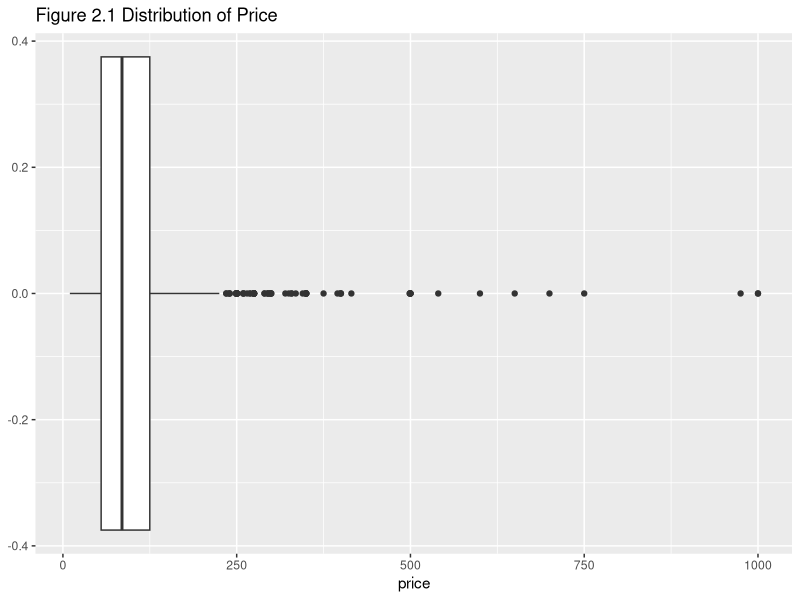
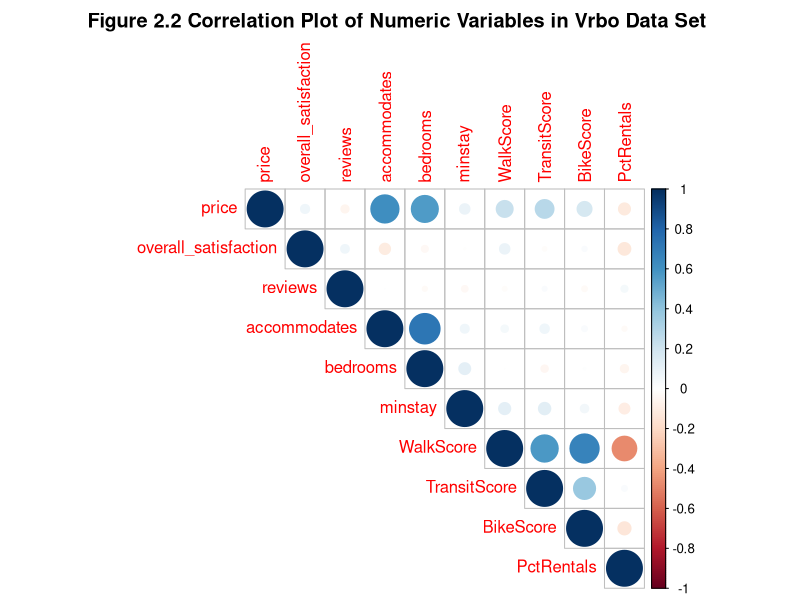
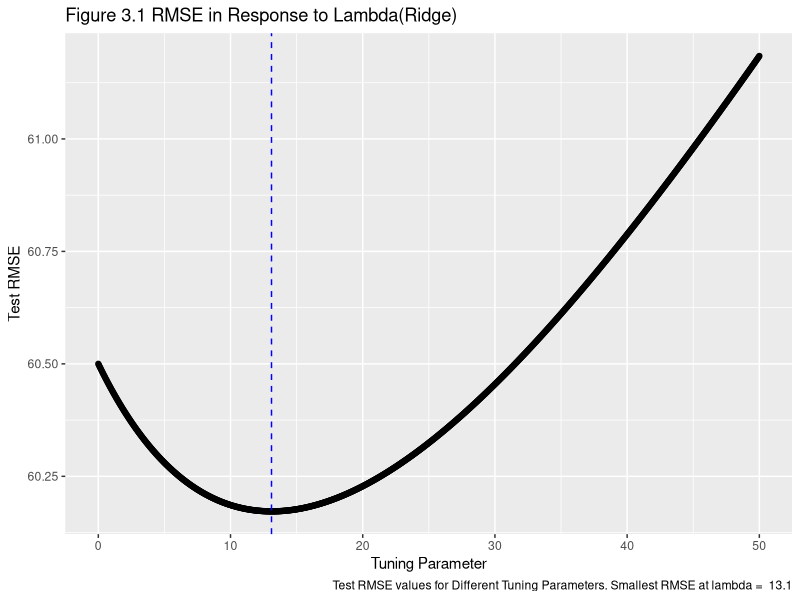
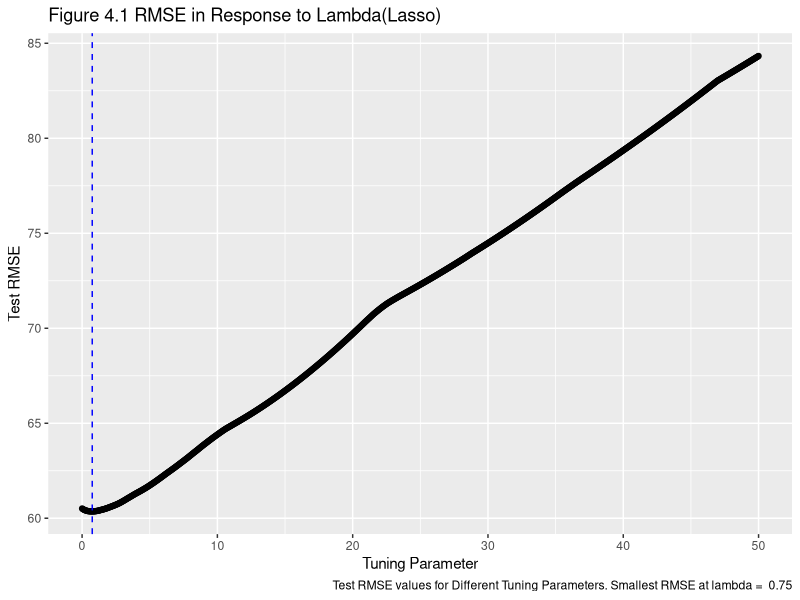

Generate these figures, in order, with R:
## ---- chunk 1
knitr::opts_chunk$set(echo = TRUE)
## ---- chunk 2
##Here we load the packages needed
library(ggplot2)
library(broom)
library(gridExtra)
library(dplyr)
library(class)
library(tidyverse)
library(gridExtra)
library(leaps)
library(corrplot)
library(RColorBrewer)
library(glmnet)
library(xtable)
## ---- chunk 3
vrboData<-read.csv("VRBO.csv")
## ---- chunk 4
glimpse(vrboData)
## ---- chunk 5
# Find out the number of missing values in the vrbo data set
sum(is.na(vrboData))
#Remove rows with missing values and adjust the scales 
vrboCleaned<-vrboData%>%
  na.omit(vrboData)%>%
  select(-UnitNumber)
#vrboCleaned$PctRentals=as.numeric((vrboCleaned$PctRentals)*100)
## ---- chunk 6
ggplot(data=vrboCleaned,aes(x=price))+
  geom_boxplot()+
  ggtitle("Figure 2.1 Distribution of Price")
## ---- chunk 7
knitr::kable(table(vrboData$room_type))
## ---- chunk 8
#convert character features into factor
vrboCleaned$neighborhood <-as.factor(vrboCleaned$neighborhood)
vrboCleaned$room_type <-as.factor(vrboCleaned$room_type)
vrboCleaned$district<-as.factor(vrboCleaned$district)

## ---- chunk 9
#Obtain correlation between features and save it as an object
M<-cor(vrboCleaned[,-c(4,8,9)])
#Create correlation plot
corrplot(M, method= "circle",type = "upper",title="Figure 2.2 Correlation Plot of Numeric Variables in Vrbo Data Set ",mar = c(0,0,2,0))
#M
## ---- chunk 10
# Create the design matrix for ridge regression
XD <- model.matrix(price ~., data = vrboCleaned)
## ---- chunk 11
#Set seed for random sampling
set.seed(1)
#Run cross validation for lambda value from 1 to 50(increment by 0.05 for each run)
ridge.modFind_Lambda <- cv.glmnet(XD[,-1], vrboCleaned$price , alpha = 0 , lambda = seq(from=0, to=50,by=0.05) , standardize = TRUE)
## ---- chunk 12
##Load a function for creating the plot of RMSE in response of change in Lambda
ridgePlot <- function(ridge.mod, metric, title){
  library(ggplot2)
  
  smallestLambda <- ridge.mod$lambda[which.min(ridge.mod$cvm)] 
  
  if(metric == "MSE"){
  g1 <- ggplot( data.frame(ridge.mod$lambda), aes( x = ridge.mod$lambda, y = (ridge.mod$cvm))) + geom_point() + geom_vline( xintercept = smallestLambda, col = "blue" , lty = 2 ) +  labs(caption = paste("Test MSE values for Different Tuning Parameters. Smallest MSE at lambda = ", smallestLambda), title = title, y = "Test MSE", x = "Tuning Parameter")
  
  }
  
  if(metric == "RMSE"){
  g1 <- ggplot( data.frame(ridge.mod$lambda), aes( x = ridge.mod$lambda, y = sqrt(ridge.mod$cvm))) + geom_point() + geom_vline( xintercept = smallestLambda, col = "blue" , lty = 2 ) +  labs(caption = paste("Test RMSE values for Different Tuning Parameters. Smallest RMSE at lambda = ", smallestLambda), title = title, y = "Test RMSE", x = "Tuning Parameter")

  }
  
  g1
}
## ---- chunk 13
#Using the ridgePlot function(imported) to create graph of RMSE in response to Lambda
ridgePlot(ridge.modFind_Lambda, metric = "RMSE" , title ="Figure 3.1 RMSE in Response to Lambda(Ridge)" )

## ---- chunk 14
#Create dataframe to hold lambda value
CV_result_ridge<-data.frame("Lambda" = ridge.modFind_Lambda$lambda,"MSE" = ridge.modFind_Lambda$cvm,"RMSE" = sqrt(ridge.modFind_Lambda$cvm))
smallestRidge_MSE<-which.min(CV_result_ridge$MSE)
smallestRidge_RMSE<-which.min(CV_result_ridge$RMSE)
#CV_result_ridge[smallestRidge_MSE,]
CV_result_ridge[smallestRidge_RMSE,]
## ---- chunk 15
#Use ridge regression to fit the final model with chosen tuning parameter
ridge.mod_Final <- glmnet(XD[,-1], vrboCleaned$price , alpha = 0 , lambda = 13.1 , standardize = TRUE)
#Save coefficients for the ridge final model
Betas_ridge<-as.numeric(coefficients(ridge.mod_Final))
#Create a dataframe to hold the coefficients from ridge final model
ridge_coef<-data.frame("Coefficients" = Betas_ridge)
#Add a column with feature names corresponding to each coefficient
rownames(ridge_coef)<-colnames(XD)
#Create formatted table for coefficients
knitr::kable(ridge_coef,caption = "Table 3.1 Coefficients of Model using Ridge Regression")

## ---- chunk 16
#Set seed for random sampling process within the cv.glmnet
set.seed(1)
#Fit modesls for a serie of lambda values, respectively 
Lasso.modFind_Lambda <- cv.glmnet(XD[,-1], vrboCleaned$price , alpha = 1 , lambda = seq(from=0, to=50,by=0.05) , standardize = TRUE)

#Plot the change of RMSE in reponse to lambda values
ridgePlot(Lasso.modFind_Lambda, metric = "RMSE" , title ="Figure 4.1 RMSE in Response to Lambda(Lasso)" )

## ---- chunk 17
CV_result_lasso<-data.frame("Lambda" = Lasso.modFind_Lambda$lambda,"MSE" = Lasso.modFind_Lambda$cvm,"RMSE" = sqrt(Lasso.modFind_Lambda$cvm))
smallestLasso_MSE<-which.min(CV_result_lasso$MSE)
smallestLasso_RMSE<-which.min(CV_result_lasso$RMSE)
CV_result_lasso[smallestLasso_MSE,]
CV_result_lasso[smallestLasso_RMSE,]
## ---- chunk 18
lasso.mod_Final <- glmnet(XD[,-1], vrboCleaned$price , alpha = 1 , lambda = 0.75 , standardize = TRUE)
Betas_lasso<-as.numeric(coefficients(lasso.mod_Final))
lasso_coef<-data.frame("Coefficients" = Betas_lasso)

rownames(lasso_coef)<-colnames(XD)
knitr::kable(lasso_coef,caption = "Table 4.1 Coefficients of Model using Lasso Regression")

## ---- chunk 19
#Set a sequence of numbers from 0 to 1, increment by 0.01 each time 
alphaseq<-seq(from = 0, to = 1, by = 0.01)
#Create empty data frame to hold alpha, lambda and RMSE of each model fitted with corresponding tuning parameter
storageElastic<-data.frame("Alpha" = rep(NA,length(alphaseq)), "Lambda" = rep(NA,length(alphaseq)),"MSE" = rep(NA, length(alphaseq)) ,"RMSE" = rep(NA,length(alphaseq)))

a=1
#Set seed for random sampling 
set.seed(1)
for(i in alphaseq){
  Elastic.modFind<-cv.glmnet(XD[,-1],vrboCleaned$price,alpha = i, lambda = seq(from = 0, to = 25,by = .5))
  storageElastic$Lambda[a]<-Elastic.modFind$lambda.min
  storageElastic$MSE[a]<-min(Elastic.modFind$cvm)
  storageElastic$RMSE[a]<-sqrt((min(Elastic.modFind$cvm)))
  storageElastic$Alpha[a]<-i
  a=a+1
}

## ---- chunk 20
smallestElastic_RMSE<-which.min(storageElastic$RMSE)
storageElastic[smallestElastic_RMSE,]
## ---- chunk 21
elastic.modFinal<-glmnet(XD[,-1],vrboCleaned$price,alpha = 0.15,lambda = 5)

Betas_elastic<-as.numeric(coefficients(elastic.modFinal))
elastic_coef<-data.frame("Coefficients" = Betas_elastic)
rownames(elastic_coef)<-colnames(XD)

knitr::kable(elastic_coef,caption = "Table  5.1 Coefficients of Model using Elastic Net")
## ---- chunk 22
#Create a data frama to hold all the coefficeints from each regression model
Coefficient_Comparison<-data.frame("Ridge" = rep(NA,62), "Lasso" = rep(NA,62),"Elastic Net" = rep(NA,62))
#Assign coefficeints to corresponding colums in the data set
Coefficient_Comparison$Ridge=ridge_coef$Coefficients
Coefficient_Comparison$Lasso=lasso_coef$Coefficients
Coefficient_Comparison$Elastic.Net=elastic_coef$Coefficients



knitr::kable(Coefficient_Comparison,caption = "Table 6.1 Coefficients of Ridge, Lasso and Elastic Net Regression")
